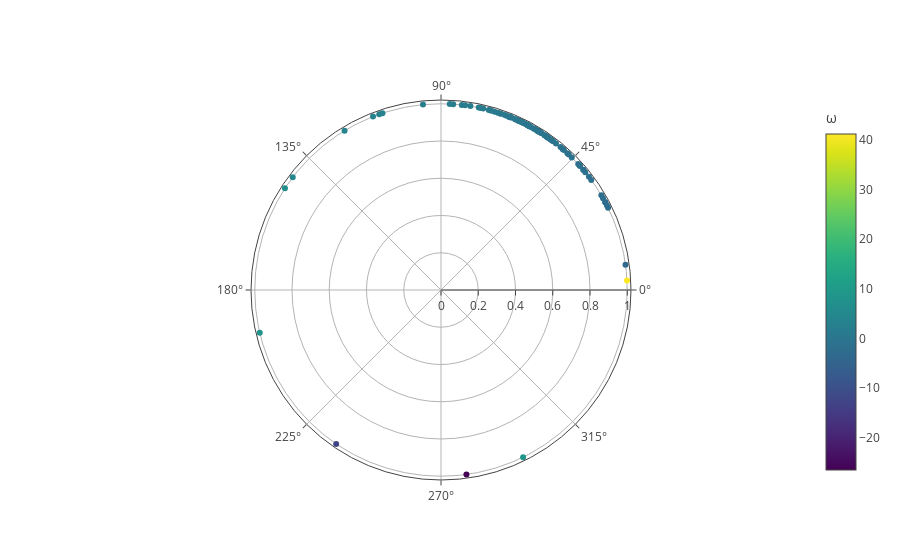

The notebook cell saved with this chart:
### Markdown cell above
For Cauchy distributed intrinsic oscillator frequencies $\omega_i$ the theory predicts that the order parameter converges to, $$
r(K)
=
\sqrt{1-\frac{K^*}{K}},$$
wherein $K^*$ denotes the critical coupling value which is linked to the probability density function of the intrinsic frequencies $f(\omega)$ through,$$
K^*
=
\frac{2}{\pi f(0)}
=
2,$$
with the last equal being true for our Lorentzian distribution.

### Code cell
time, theta, _, omega = kuramoto(100, 5, 100)

order = np.exp(1j * theta)

r = np.abs(order)
phi = np.degrees(np.arctan2(order.imag, order.real))

py.iplot([
    go.Scatterpolar(r=r[-1], theta=phi[-1], mode='markers', marker=dict(color=omega, colorbar=dict(title='ω'), colorscale='Viridis'))
])
